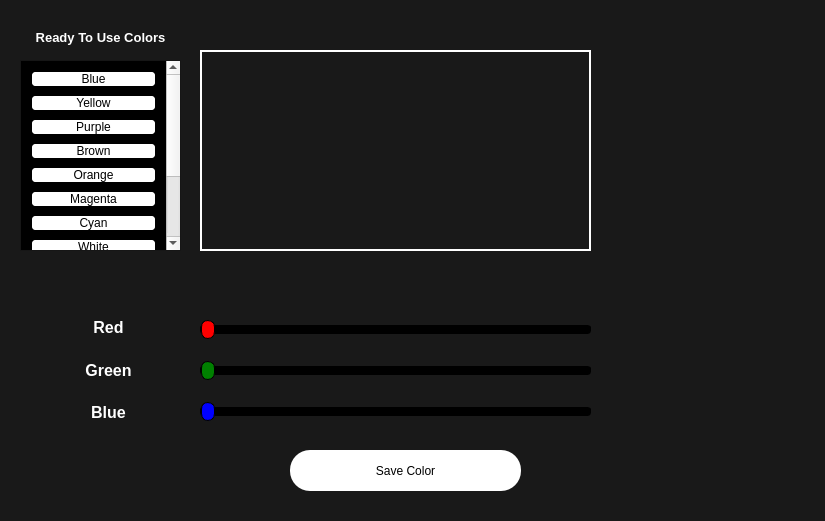
<?xml version="1.0" encoding="UTF-8"?>
<ui version="4.0">
 <class>ColorsW</class>
 <widget class="QDialog" name="ColorsW">
  <property name="geometry">
   <rect>
    <x>0</x>
    <y>0</y>
    <width>825</width>
    <height>521</height>
   </rect>
  </property>
  <property name="windowTitle">
   <string>Dialog</string>
  </property>
  <property name="styleSheet">
   <string notr="true">QDialog{
	background-color: rgba(25, 25, 25, 255);
}
</string>
  </property>
  <widget class="QLabel" name="colorsshow">
   <property name="geometry">
    <rect>
     <x>200</x>
     <y>50</y>
     <width>391</width>
     <height>201</height>
    </rect>
   </property>
   <property name="styleSheet">
    <string notr="true">border: 2px solid white;

</string>
   </property>
   <property name="text">
    <string/>
   </property>
  </widget>
  <widget class="QWidget" name="layoutWidget">
   <property name="geometry">
    <rect>
     <x>200</x>
     <y>310</y>
     <width>393</width>
     <height>121</height>
    </rect>
   </property>
   <layout class="QVBoxLayout" name="RGBSlide">
    <item>
     <widget class="QSlider" name="RSlide">
      <property name="minimumSize">
       <size>
        <width>391</width>
        <height>31</height>
       </size>
      </property>
      <property name="maximumSize">
       <size>
        <width>391</width>
        <height>31</height>
       </size>
      </property>
      <property name="styleSheet">
       <string notr="true">QSlider::groove:horizontal {
border: 1px solid ;
background: black;
height: 7px;
border-radius: 3px;
}

QSlider::handle:horizontal {
background: red;
border: 1px solid ;
width: 12px;
margin-top: -6px;
margin-bottom: -6px;
border-radius: 7px;
}</string>
      </property>
      <property name="maximum">
       <number>255</number>
      </property>
      <property name="orientation">
       <enum>Qt::Horizontal</enum>
      </property>
     </widget>
    </item>
    <item>
     <widget class="QSlider" name="GSlide">
      <property name="minimumSize">
       <size>
        <width>391</width>
        <height>31</height>
       </size>
      </property>
      <property name="maximumSize">
       <size>
        <width>391</width>
        <height>31</height>
       </size>
      </property>
      <property name="styleSheet">
       <string notr="true">QSlider::groove:horizontal {
border: 1px solid ;
background: black;
height: 7px;
border-radius: 3px;
}

QSlider::handle:horizontal {
background: green;
border: 1px solid ;
width: 12px;
margin-top: -6px;
margin-bottom: -6px;
border-radius: 7px;
}</string>
      </property>
      <property name="maximum">
       <number>255</number>
      </property>
      <property name="orientation">
       <enum>Qt::Horizontal</enum>
      </property>
     </widget>
    </item>
    <item>
     <widget class="QSlider" name="BSlide">
      <property name="minimumSize">
       <size>
        <width>391</width>
        <height>31</height>
       </size>
      </property>
      <property name="maximumSize">
       <size>
        <width>391</width>
        <height>31</height>
       </size>
      </property>
      <property name="styleSheet">
       <string notr="true">QSlider::groove:horizontal {
border: 1px solid ;
background: black;
height: 7px;
border-radius: 3px;
}

QSlider::handle:horizontal {
background: blue;
border: 1px solid ;
width: 12px;
margin-top: -6px;
margin-bottom: -6px;
border-radius: 7px;
}</string>
      </property>
      <property name="maximum">
       <number>255</number>
      </property>
      <property name="orientation">
       <enum>Qt::Horizontal</enum>
      </property>
     </widget>
    </item>
   </layout>
  </widget>
  <widget class="QLabel" name="label_4">
   <property name="geometry">
    <rect>
     <x>20</x>
     <y>30</y>
     <width>161</width>
     <height>16</height>
    </rect>
   </property>
   <property name="styleSheet">
    <string notr="true"/>
   </property>
   <property name="text">
    <string>&lt;html&gt;&lt;head/&gt;&lt;body&gt;&lt;p align=&quot;center&quot;&gt;&lt;span style=&quot; font-size:10pt; font-weight:700; color:#ffffff;&quot;&gt;Ready To Use Colors&lt;/span&gt;&lt;/p&gt;&lt;/body&gt;&lt;/html&gt;</string>
   </property>
  </widget>
  <widget class="QScrollArea" name="ReadyColors">
   <property name="geometry">
    <rect>
     <x>20</x>
     <y>60</y>
     <width>161</width>
     <height>191</height>
    </rect>
   </property>
   <property name="styleSheet">
    <string notr="true">QScrollArea{
	background-color: rgba(25, 25, 25, 128);
}
</string>
   </property>
   <property name="widgetResizable">
    <bool>true</bool>
   </property>
   <widget class="QWidget" name="scrollAreaWidgetContents_3">
    <property name="geometry">
     <rect>
      <x>0</x>
      <y>0</y>
      <width>145</width>
      <height>324</height>
     </rect>
    </property>
    <property name="styleSheet">
     <string notr="true">
background-color: black;

</string>
    </property>
    <layout class="QVBoxLayout" name="verticalLayout">
     <item>
      <widget class="QPushButton" name="Blue">
       <property name="styleSheet">
        <string notr="true">QPushButton{
background-color: rgba(255, 255, 255, 255);
border-radius : 5px;
border: 2px solid black;
}

QPushButton:hover{
	background-color: palette(Button);
    border: 2px solid rgb(127,191,255);
    color: black;
}</string>
       </property>
       <property name="text">
        <string>Blue</string>
       </property>
      </widget>
     </item>
     <item>
      <widget class="QPushButton" name="Yellow">
       <property name="styleSheet">
        <string notr="true">QPushButton{
background-color: rgba(255, 255, 255, 255);
border-radius : 5px;
border: 2px solid black;
}

QPushButton:hover{
	background-color: palette(Button);
    border: 2px solid rgb(127,191,255);
    color: black;
}</string>
       </property>
       <property name="text">
        <string>Yellow</string>
       </property>
      </widget>
     </item>
     <item>
      <widget class="QPushButton" name="Purple">
       <property name="styleSheet">
        <string notr="true">QPushButton{
background-color: rgba(255, 255, 255, 255);
border-radius : 5px;
border: 2px solid black;
}

QPushButton:hover{
	background-color: palette(Button);
    border: 2px solid rgb(127,191,255);
    color: black;
}</string>
       </property>
       <property name="text">
        <string>Purple</string>
       </property>
      </widget>
     </item>
     <item>
      <widget class="QPushButton" name="Brown">
       <property name="styleSheet">
        <string notr="true">QPushButton{
background-color: rgba(255, 255, 255, 255);
border-radius : 5px;
border: 2px solid black;
}

QPushButton:hover{
	background-color: palette(Button);
    border: 2px solid rgb(127,191,255);
    color: black;
}</string>
       </property>
       <property name="text">
        <string>Brown</string>
       </property>
      </widget>
     </item>
     <item>
      <widget class="QPushButton" name="Orange">
       <property name="styleSheet">
        <string notr="true">QPushButton{
background-color: rgba(255, 255, 255, 255);
border-radius : 5px;
border: 2px solid black;
}

QPushButton:hover{
	background-color: palette(Button);
    border: 2px solid rgb(127,191,255);
    color: black;
}</string>
       </property>
       <property name="text">
        <string>Orange</string>
       </property>
      </widget>
     </item>
     <item>
      <widget class="QPushButton" name="Magenta">
       <property name="styleSheet">
        <string notr="true">QPushButton{
background-color: rgba(255, 255, 255, 255);
border-radius : 5px;
border: 2px solid black;
}

QPushButton:hover{
	background-color: palette(Button);
    border: 2px solid rgb(127,191,255);
    color: black;
}</string>
       </property>
       <property name="text">
        <string>Magenta</string>
       </property>
      </widget>
     </item>
     <item>
      <widget class="QPushButton" name="Cyan">
       <property name="styleSheet">
        <string notr="true">QPushButton{
background-color: rgba(255, 255, 255, 255);
border-radius : 5px;
border: 2px solid black;
}

QPushButton:hover{
	background-color: palette(Button);
    border: 2px solid rgb(127,191,255);
    color: black;
}</string>
       </property>
       <property name="text">
        <string>Cyan</string>
       </property>
      </widget>
     </item>
     <item>
      <widget class="QPushButton" name="White">
       <property name="styleSheet">
        <string notr="true">QPushButton{
background-color: rgba(255, 255, 255, 255);
border-radius : 5px;
border: 2px solid black;
}

QPushButton:hover{
	background-color: palette(Button);
    border: 2px solid rgb(127,191,255);
    color: black;
}</string>
       </property>
       <property name="text">
        <string>White</string>
       </property>
      </widget>
     </item>
     <item>
      <widget class="QPushButton" name="Black">
       <property name="styleSheet">
        <string notr="true">QPushButton{
background-color: rgba(255, 255, 255, 255);
border-radius : 5px;
border: 2px solid black;
}

QPushButton:hover{
	background-color: palette(Button);
    border: 2px solid rgb(127,191,255);
    color: black;
}</string>
       </property>
       <property name="text">
        <string>Black</string>
       </property>
      </widget>
     </item>
     <item>
      <widget class="QPushButton" name="Pink">
       <property name="styleSheet">
        <string notr="true">QPushButton{
background-color: rgba(255, 255, 255, 255);
border-radius : 5px;
border: 2px solid black;
}

QPushButton:hover{
	background-color: palette(Button);
    border: 2px solid rgb(127,191,255);
    color: black;
}</string>
       </property>
       <property name="text">
        <string>Pink</string>
       </property>
      </widget>
     </item>
     <item>
      <widget class="QPushButton" name="Red">
       <property name="styleSheet">
        <string notr="true">QPushButton{
background-color: rgba(255, 255, 255, 255);
border-radius : 5px;
border: 2px solid black;
}

QPushButton:hover{
	background-color: palette(Button);
    border: 2px solid rgb(127,191,255);
    color: black;
}</string>
       </property>
       <property name="text">
        <string>Red</string>
       </property>
      </widget>
     </item>
     <item>
      <widget class="QPushButton" name="Green">
       <property name="styleSheet">
        <string notr="true">QPushButton{
background-color: rgba(255, 255, 255, 255);
border-radius : 5px;
border: 2px solid black;
}

QPushButton:hover{
	background-color: palette(Button);
    border: 2px solid rgb(127,191,255);
    color: black;
}</string>
       </property>
       <property name="text">
        <string>Green</string>
       </property>
      </widget>
     </item>
    </layout>
   </widget>
  </widget>
  <widget class="QPushButton" name="SaveColor">
   <property name="geometry">
    <rect>
     <x>290</x>
     <y>450</y>
     <width>231</width>
     <height>41</height>
    </rect>
   </property>
   <property name="styleSheet">
    <string notr="true">QPushButton{
background-color: rgba(255, 255, 255, 255);
border-radius : 20px;
}

QPushButton:hover{
	background-color: palette(Button);
    border: 2px solid rgb(127,191,255);
    color: black;
}
</string>
   </property>
   <property name="text">
    <string>Save Color</string>
   </property>
  </widget>
  <widget class="QWidget" name="layoutWidget">
   <property name="geometry">
    <rect>
     <x>80</x>
     <y>310</y>
     <width>57</width>
     <height>121</height>
    </rect>
   </property>
   <layout class="QVBoxLayout" name="ColorsLabel">
    <item>
     <widget class="QLabel" name="label">
      <property name="styleSheet">
       <string notr="true">background-color: transparent;</string>
      </property>
      <property name="text">
       <string>&lt;html&gt;&lt;head/&gt;&lt;body&gt;&lt;p align=&quot;center&quot;&gt;&lt;span style=&quot; font-size:12pt; font-weight:700; color:#ffffff;&quot;&gt;Red&lt;/span&gt;&lt;/p&gt;&lt;/body&gt;&lt;/html&gt;</string>
      </property>
     </widget>
    </item>
    <item>
     <widget class="QLabel" name="label_2">
      <property name="styleSheet">
       <string notr="true">background-color: transparent;</string>
      </property>
      <property name="text">
       <string>&lt;html&gt;&lt;head/&gt;&lt;body&gt;&lt;p align=&quot;center&quot;&gt;&lt;span style=&quot; font-size:12pt; font-weight:700; color:#ffffff;&quot;&gt;Green&lt;/span&gt;&lt;/p&gt;&lt;/body&gt;&lt;/html&gt;</string>
      </property>
     </widget>
    </item>
    <item>
     <widget class="QLabel" name="label_3">
      <property name="styleSheet">
       <string notr="true">background-color: transparent;</string>
      </property>
      <property name="text">
       <string>&lt;html&gt;&lt;head/&gt;&lt;body&gt;&lt;p align=&quot;center&quot;&gt;&lt;span style=&quot; font-size:12pt; font-weight:700; color:#ffffff;&quot;&gt;Blue&lt;/span&gt;&lt;/p&gt;&lt;/body&gt;&lt;/html&gt;</string>
      </property>
     </widget>
    </item>
   </layout>
  </widget>
  <widget class="QWidget" name="layoutWidget">
   <property name="geometry">
    <rect>
     <x>640</x>
     <y>310</y>
     <width>81</width>
     <height>122</height>
    </rect>
   </property>
   <layout class="QVBoxLayout" name="RGBvalues">
    <item>
     <widget class="QLabel" name="Rvalues">
      <property name="styleSheet">
       <string notr="true">QLabel{
	background-color: transparent;
}
</string>
      </property>
      <property name="text">
       <string>&lt;html&gt;&lt;head/&gt;&lt;body&gt;&lt;p align=&quot;center&quot;&gt;&lt;br/&gt;&lt;/p&gt;&lt;/body&gt;&lt;/html&gt;</string>
      </property>
     </widget>
    </item>
    <item>
     <widget class="QLabel" name="Gvalues">
      <property name="styleSheet">
       <string notr="true">QLabel{
	background-color: transparent;
}</string>
      </property>
      <property name="text">
       <string>&lt;html&gt;&lt;head/&gt;&lt;body&gt;&lt;p align=&quot;center&quot;&gt;&lt;br/&gt;&lt;/p&gt;&lt;/body&gt;&lt;/html&gt;</string>
      </property>
     </widget>
    </item>
    <item>
     <widget class="QLabel" name="Bvalues">
      <property name="styleSheet">
       <string notr="true">QLabel{
	background-color: transparent;
}</string>
      </property>
      <property name="text">
       <string>&lt;html&gt;&lt;head/&gt;&lt;body&gt;&lt;p align=&quot;center&quot;&gt;&lt;br/&gt;&lt;/p&gt;&lt;/body&gt;&lt;/html&gt;</string>
      </property>
     </widget>
    </item>
   </layout>
  </widget>
  <widget class="QLabel" name="label_5">
   <property name="geometry">
    <rect>
     <x>660</x>
     <y>10</y>
     <width>121</width>
     <height>81</height>
    </rect>
   </property>
   <property name="text">
    <string/>
   </property>
   <property name="pixmap">
    <pixmap>../../Baby Photoshop/Images/FT2.png</pixmap>
   </property>
  </widget>
  <widget class="QLabel" name="label_6">
   <property name="geometry">
    <rect>
     <x>670</x>
     <y>50</y>
     <width>121</width>
     <height>81</height>
    </rect>
   </property>
   <property name="text">
    <string/>
   </property>
  </widget>
 </widget>
 <resources/>
 <connections/>
</ui>
